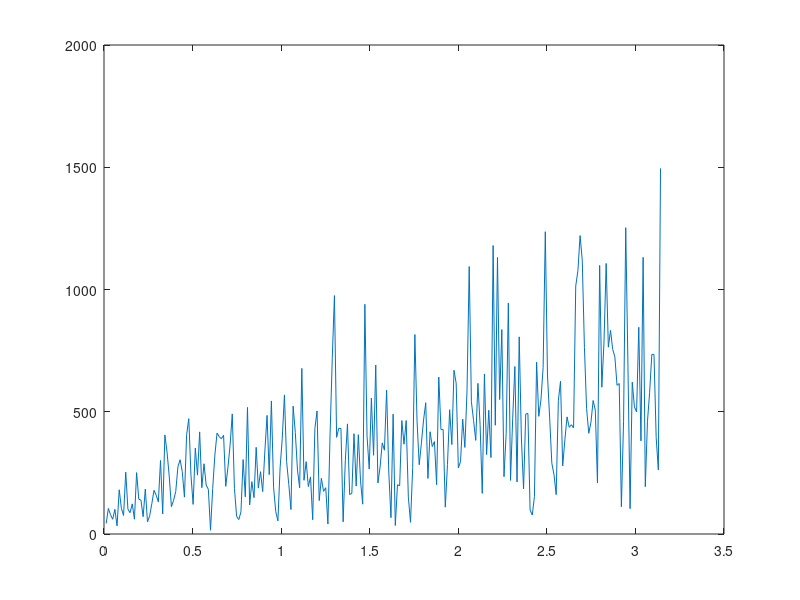

This figure's MATLAB source:
function MySpecAnalysis

row = 6147;            % size of data
col = 2;
%id = fopen('tuning_fork.dat','r'); % opening file
id = fopen('powerlaw.dat','r'); % opening file
info = fgetl(id);		% reading first line which contains text
info2 = fgetl(id);		% reading second line which contains text
% row = 2048;
% col = 2;
% id = fopen('first_spectra.dat','r');
data = fscanf(id,'%f %f',[col,row]); % now reading data
data = data';			% data stored in wrong format
t = data(:,1);
A = data(:,2);
m = floor(log2(length(A)));
fclose(id);
F = MyFFT(A,m);
fs = abs(1/(t(2) -t(1)));

% f = fs/2*linspace(0,1,2^m/2 + 1); % frequency
f = pi*fs*linspace(0,1,2^m/2 + 1);
plot(f(2:end),abs(F(2:2^m/2 +1)))%,'.k','MarkerSize',8)
end
function [A] = MyFFT(A,m) 

% This function performs the Fast Fourier Transform by Recursion. 
%  
% The array A contains the complex data to be transformed and 'm' is 
% log2(N).
%  

N = 2^m; 
Nd2 = N/2; 
if(N==1) 
     A = A; % don't need to do anything 
else 
    even = zeros(1,Nd2); % Data 
    odd  = zeros(1,Nd2); % Data 

    for k = 1:Nd2 
        even(k) = A(k+k-1); 
        odd(k)  = A(k+k ); 
    end 
%     even
%     odd
%     pause
    q = zeros(1,Nd2); % Data 
    r = zeros(1,Nd2); % Data 

    q = MyFFT(even, m-1); 
    r = MyFFT( odd, m-1);

    for k = 1:Nd2 
        ang = -2*(k-1)*pi/N; 
        ck  = complex(cos(ang), sin(ang)); 
        A(  k  ) = q(k)+ck*r(k);
        A(k+Nd2) = q(k)-ck*r(k);
   
    end 
end 

end
